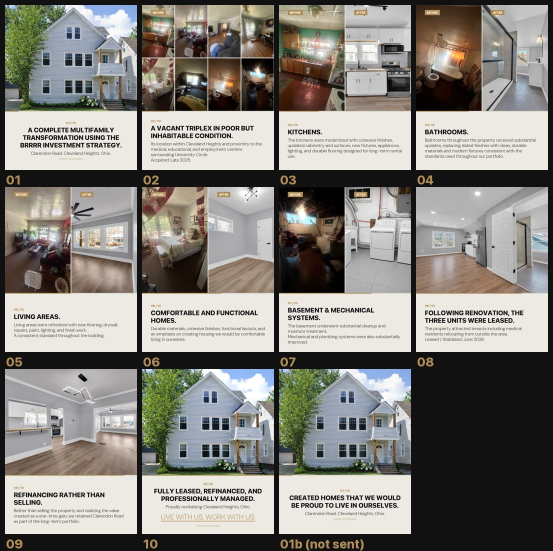
#> input picture gallery/design-01.jpg, 1106 x 1102 px (shown at 1/2 size)
$ python clean_lawn.py ../../../../../gallery/design-01.jpg ../../../../../gallery/design-02.jpg 1.0
#> lines starting #> are read from the running program, lines starting #| are printed output that depends on the picture
#!/usr/bin/env python3
"""Lightly clean the landscaping on the Mead exterior, per Shavit 8/31 11:08:
"Lightly clean up the landscaping in the exterior photos. Keep it natural and
realistic."

Non-generative on purpose. Nothing is invented or repainted: this only shifts
hue/saturation on pixels that are already vegetation, inside a feathered mask
that starts below the porch line. Vegetation is keyed on green-minus-blue
separation, which concrete, siding, roof and sky cannot pass, so no pavement
tints and no architecture can move or warp.
"""
import sys
from PIL import Image, ImageFilter
import numpy as np

SRC, DST = sys.argv[1], sys.argv[2]
STRENGTH = float(sys.argv[3]) if len(sys.argv) > 3 else 0.55

im = Image.open(SRC).convert("RGB")
#> im is the input picture: PIL image 1106x1102 RGB; mean R, G, B 134.9, 132.4, 126.7
W, H = im.size
#> W = 1106; H = 1102
rgb = np.asarray(im).astype(np.float32)
R, G, B = rgb[..., 0], rgb[..., 1], rgb[..., 2]

# Vegetation key. Grass, live or scorched, always separates green from blue by a
# wide margin; concrete, siding and shingle sit within a few points of neutral.
gb = G - B
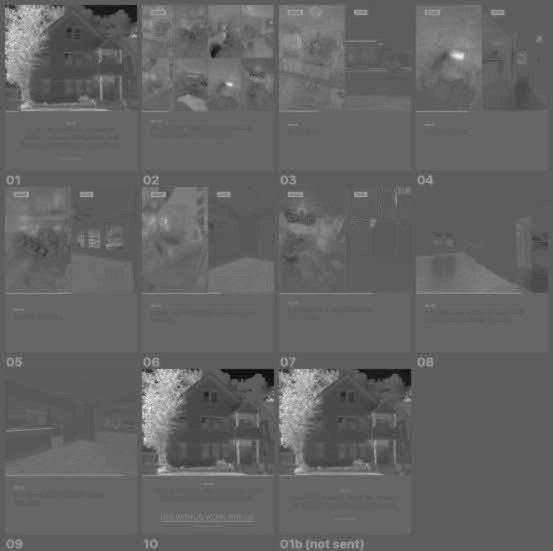
#> gb: shape (1102, 1106) float32 (shown at 1/2 size); min -79, max 136, mean 5.7; drawn with min black and max white
veg = np.clip((gb - 26.0) / 22.0, 0, 1)          # ramp in over 26..48
veg *= (np.maximum(R, np.maximum(G, B)) < 246)   # drop blown highlights
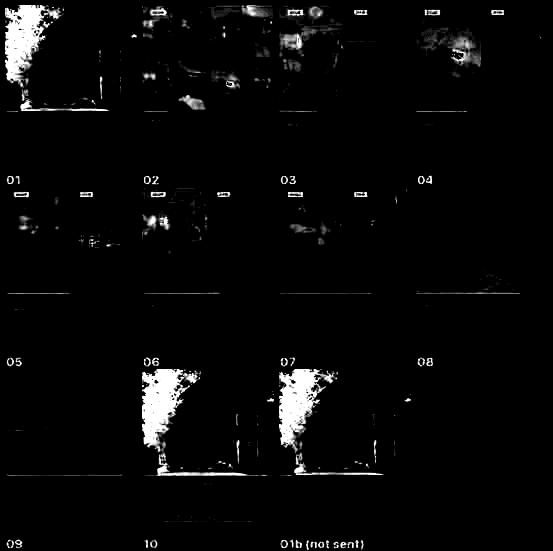
#> veg: shape (1102, 1106) float32 (shown at 1/2 size); min 0, max 1, mean 0.035

# Feathered vertical gate: nothing above the porch base is touched at all.
gate = np.zeros((H, W), np.float32)
y0, y1 = int(H * 0.60), int(H * 0.70)
#> y0 = 661; y1 = 771
gate[y1:, :] = 1.0
gate[y0:y1, :] = np.linspace(0, 1, y1 - y0)[:, None]
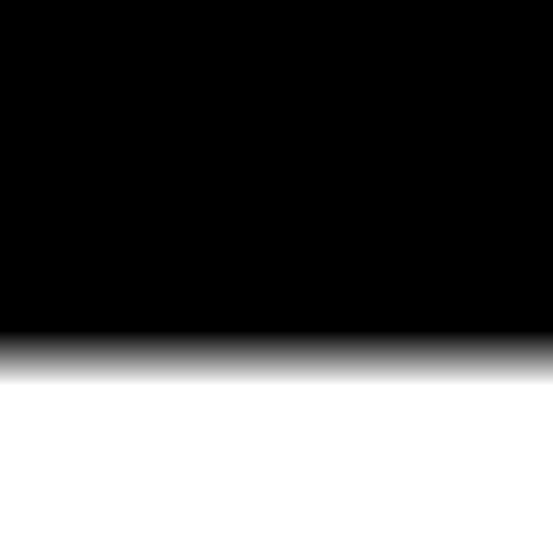
#> gate: shape (1102, 1106) float32 (shown at 1/2 size); min 0, max 1, mean 0.35

mask = veg * gate
mask = np.asarray(Image.fromarray((mask * 255).astype(np.uint8))
                  .filter(ImageFilter.GaussianBlur(4))).astype(np.float32) / 255.0
mask *= STRENGTH

hsv = np.asarray(im.convert("HSV")).astype(np.float32)
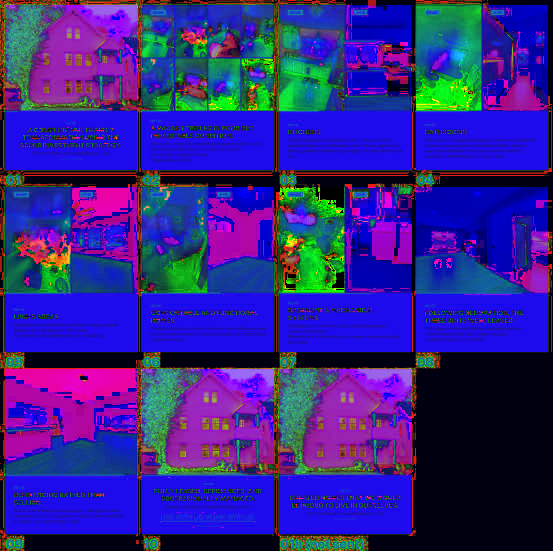
#> hsv: shape (1102, 1106, 3) float32 (shown at 1/2 size); mean R, G, B 49.9, 35.7, 138.5
h, s, v = hsv[..., 0], hsv[..., 1], hsv[..., 2]
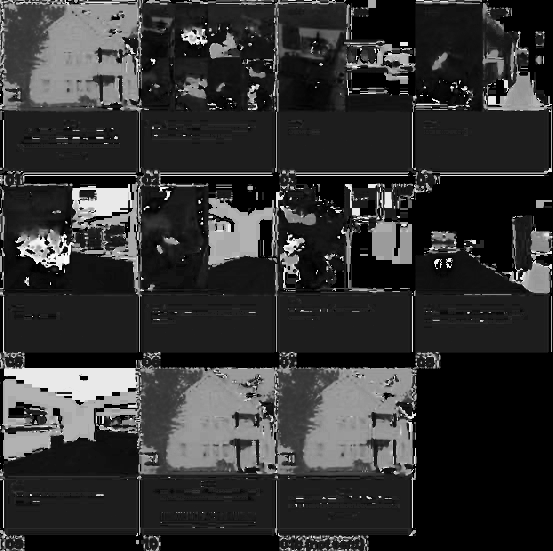
#> h: shape (1102, 1106) float32 (shown at 1/2 size); min 0, max 254, mean 50.1
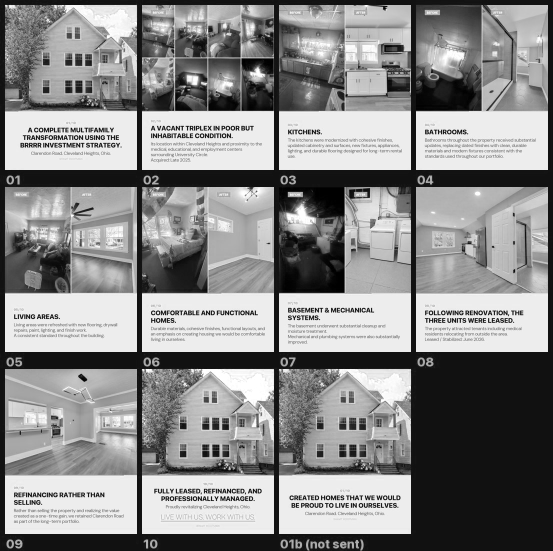
#> v: shape (1102, 1106) float32 (shown at 1/2 size); min 0, max 255, mean 138.4

# Pull the scorched yellow-brown toward the live green already in the same lawn,
# lift saturation slightly, and pull down the bleached dry patches.
TARGET_H = 72.0
pull = mask * np.clip((TARGET_H - h) / 45.0, 0, 1)   # only warms up, never cools green
h_new = h + (TARGET_H - h) * pull
s_new = s * (1.0 + 0.26 * mask)
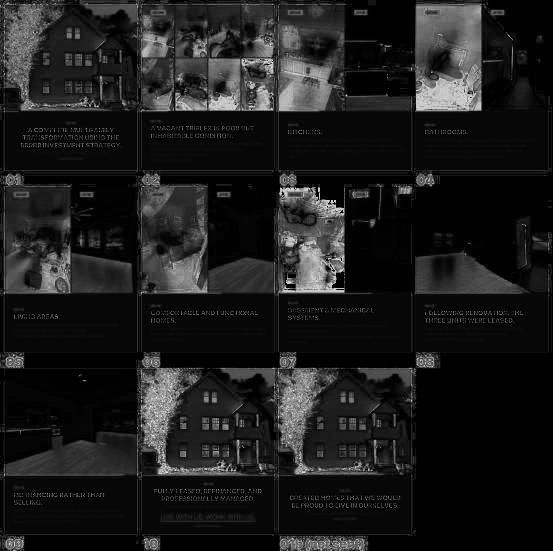
#> s_new: shape (1102, 1106) float32 (shown at 1/2 size); min 0, max 321.3, mean 36.3; drawn with min black and max white
v_new = v * (1.0 - 0.12 * mask * np.clip((v - 155) / 100.0, 0, 1))

out = np.stack([np.clip(h_new, 0, 255),
                np.clip(s_new, 0, 255),
                np.clip(v_new, 0, 255)], -1).astype(np.uint8)
Image.fromarray(out, "HSV").convert("RGB").save(DST, quality=95)
print(f"{DST}  strength={STRENGTH}  touched {(mask > 0.02).sum() / (W * H) * 100:.1f}% of pixels")
#| ../../../../../gallery/design-02.jpg  strength=1.0  touched 4.8% of pixels

$ run again, on gallery/design-03.jpg
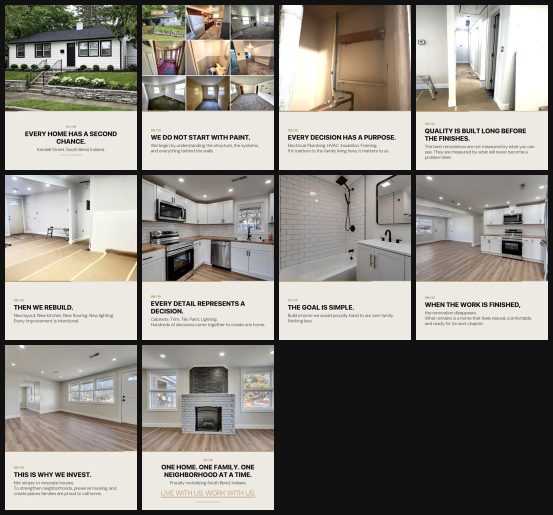
#> input picture gallery/design-03.jpg, 1106 x 1030 px (shown at 1/2 size)
#> im is the input picture: PIL image 1106x1030 RGB; mean R, G, B 143.5, 139.9, 133.1
#> `veg *= (np.maximum(R, np.maximum(G, B)) < 246)`:
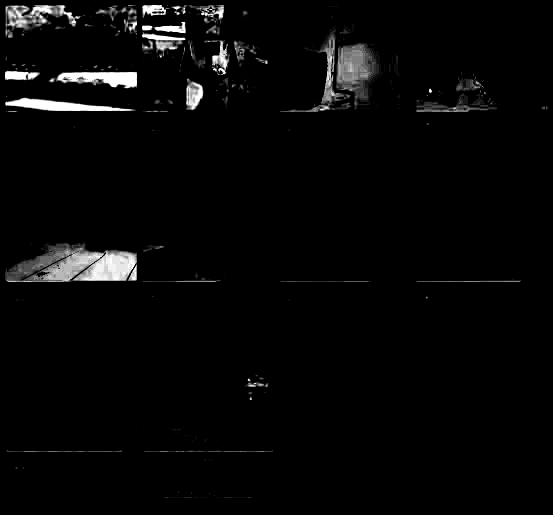
#> veg: shape (1030, 1106) float32 (shown at 1/2 size); min 0, max 1, mean 0.0291
#> `h, s, v = hsv[..., 0], hsv[..., 1], hsv[..., 2]`:
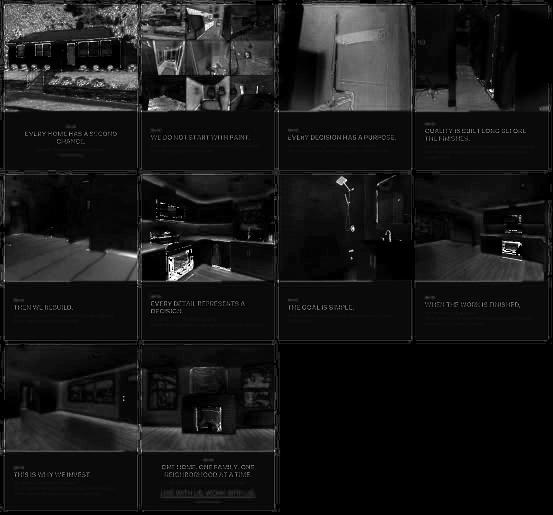
#> s: shape (1030, 1106) float32 (shown at 1/2 size); min 0, max 255, mean 23.4
#| ../../../../../gallery/design-03.jpg  strength=1.0  touched 0.7% of pixels

$ run again, on gallery/design-04.jpg
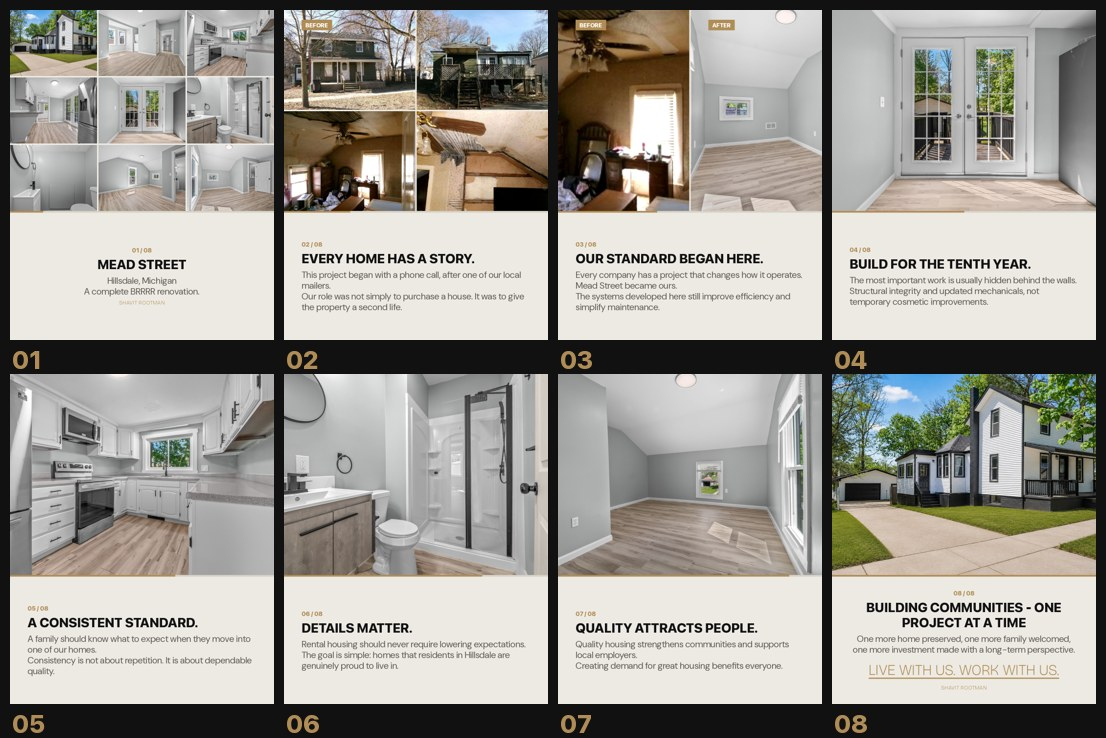
#> input picture gallery/design-04.jpg, 1106 x 738 px
#> im is the input picture: PIL image 1106x738 RGB; mean R, G, B 159.2, 156.3, 149.7
#> `h, s, v = hsv[..., 0], hsv[..., 1], hsv[..., 2]`:
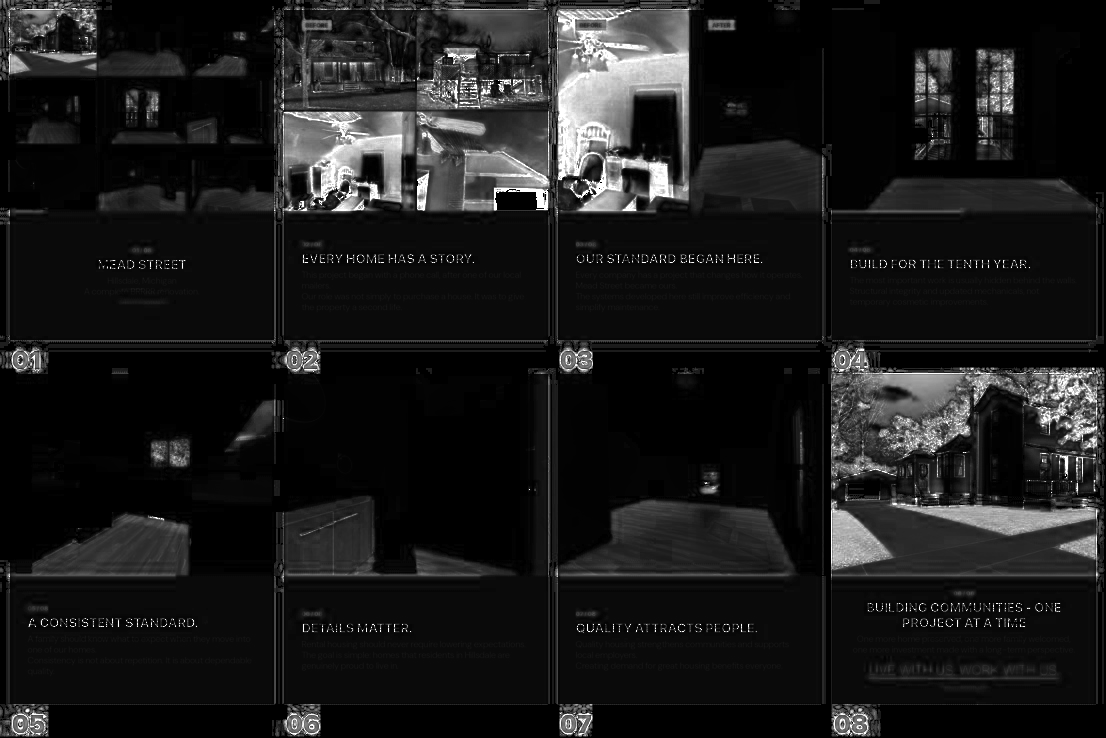
#> s: shape (738, 1106) float32; min 0, max 255, mean 26.7
#> `Image.fromarray(out, "HSV").convert("RGB").save(DST, quality=95)`:
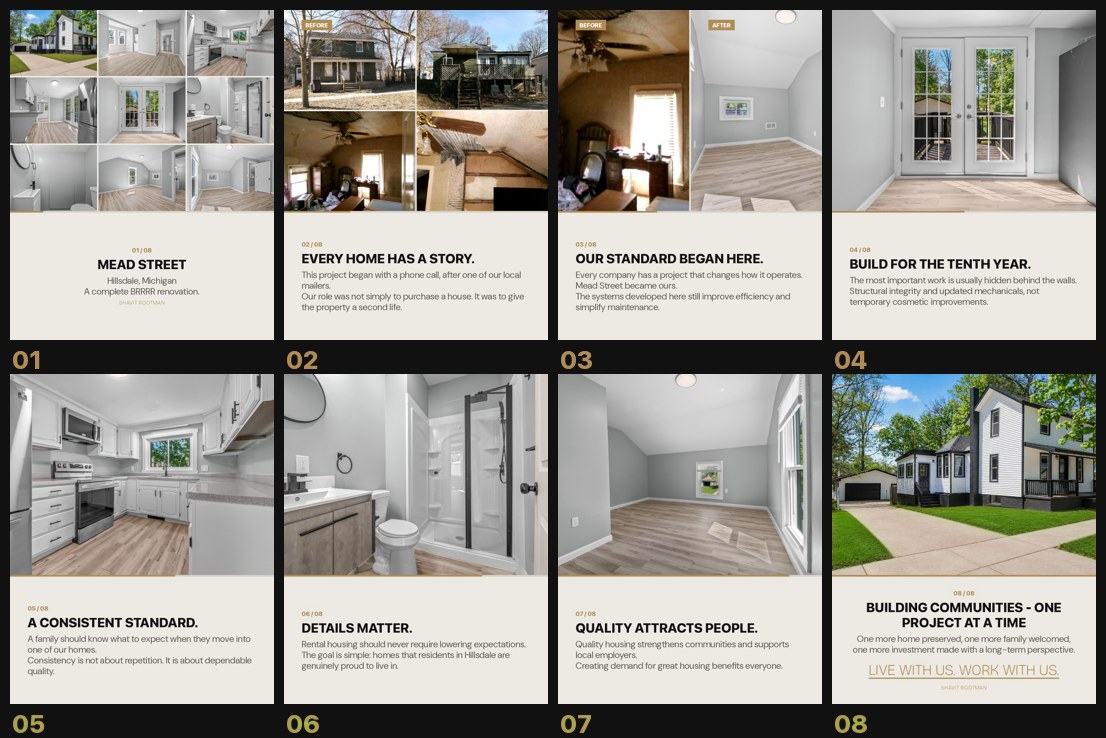
#> saved as design-04.jpg: PIL image 1106x738 RGB; mean R, G, B 159, 156.4, 149.9
#| ../../../../../gallery/design-04.jpg  strength=1.0  touched 3.4% of pixels

$ run again, on gallery/design-05.jpg
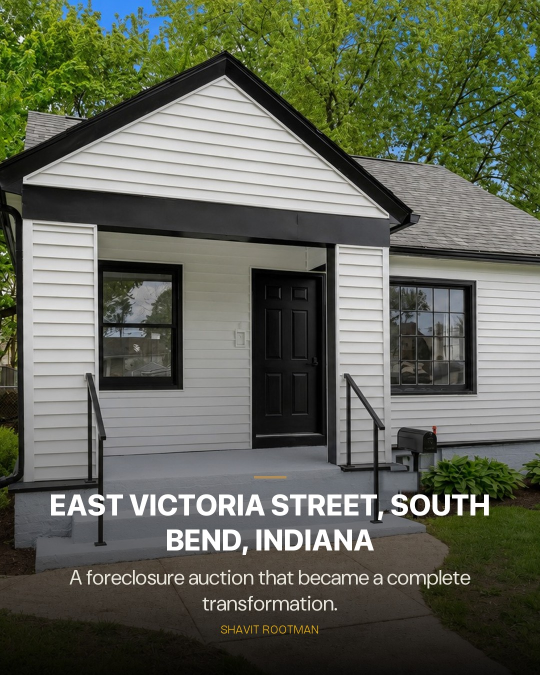
#> input picture gallery/design-05.jpg, 1080 x 1350 px (shown at 1/2 size)
#> im is the input picture: PIL image 1080x1350 RGB; mean R, G, B 97.1, 101.1, 86.6
#> `s_new = s * (1.0 + 0.26 * mask)`:
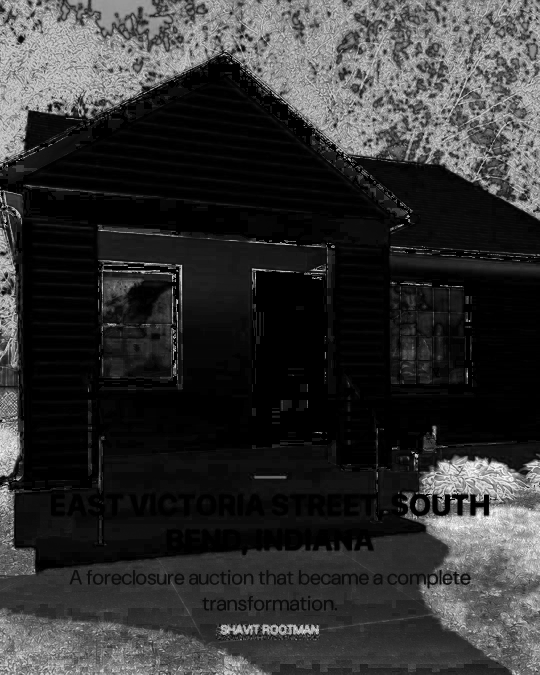
#> s_new: shape (1350, 1080) float32 (shown at 1/2 size); min 0, max 321.3, mean 64.1; drawn with min black and max white
#| ../../../../../gallery/design-05.jpg  strength=1.0  touched 4.0% of pixels
